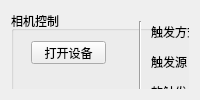
      <widget class="QWidget" name="tab_operate">
       <attribute name="icon">
        <iconset>
         <normaloff>../source/icon/设备组合.png</normaloff>../source/icon/设备组合.png</iconset>
       </attribute>
       <attribute name="title">
        <string>设备控制</string>
       </attribute>
       <layout class="QVBoxLayout" name="verticalLayout_4">
        <item>
         <widget class="QWidget" name="widget" native="true">
          <widget class="QGroupBox" name="groupBox_2">
           <property name="geometry">
            <rect>
             <x>0</x>
             <y>0</y>
             <width>981</width>
             <height>291</height>
            </rect>
           </property>
           <property name="title">
            <string>相机控制</string>
           </property>
           <widget class="QLabel" name="Image_display">
            <property name="geometry">
             <rect>
              <x>490</x>
              <y>10</y>
              <width>491</width>
              <height>271</height>
             </rect>
            </property>
            <property name="styleSheet">
             <string notr="true">QLabel
{
	border:2px solid gray;
}</string>
            </property>
            <property name="text">
             <string>这是图像显示区域</string>
            </property>
           </widget>
           <widget class="QPushButton" name="btn_OpenDevice">
            <property name="geometry">
             <rect>
              <x>20</x>
              <y>30</y>
              <width>75</width>
              <height>23</height>
             </rect>
            </property>
            <property name="text">
             <string>打开设备</string>
            </property>
           </widget>
           <widget class="QPushButton" name="btn_CloseDevice">
            <property name="geometry">
             <rect>
              <x>20</x>
              <y>90</y>
              <width>75</width>
              <height>23</height>
             </rect>
            </property>
            <property name="text">
             <string>关闭设备</string>
            </property>
           </widget>
           <widget class="QPushButton" name="btn_StartDevice">
            <property name="geometry">
             <rect>
              <x>20</x>
              <y>150</y>
              <width>75</width>
              <height>23</height>
             </rect>
            </property>
            <property name="text">
             <string>开始采集</string>
            </property>
           </widget>
           <widget class="QPushButton" name="btn_StopDevice">
            <property name="geometry">
             <rect>
              <x>20</x>
              <y>210</y>
              <width>75</width>
              <height>23</height>
             </rect>
            </property>
            <property name="text">
             <string>关闭采集</string>
            </property>
           </widget>
           <widget class="Line" name="line">
            <property name="geometry">
             <rect>
              <x>120</x>
              <y>10</y>
              <width>18</width>
              <height>280</height>
             </rect>
            </property>
            <property name="orientation">
             <enum>Qt::Vertical</enum>
            </property>
           </widget>
           <widget class="QLabel" name="label">
            <property name="geometry">
             <rect>
              <x>140</x>
              <y>10</y>
              <width>61</width>
              <height>21</height>
             </rect>
            </property>
            <property name="text">
             <string>触发方式：</string>
            </property>
           </widget>
           <widget class="QLabel" name="label_2">
            <property name="geometry">
             <rect>
              <x>140</x>
              <y>40</y>
              <width>61</width>
              <height>21</height>
             </rect>
            </property>
            <property name="text">
             <string>触发源：</string>
            </property>
           </widget>
           <widget class="QLabel" name="label_4">
            <property name="geometry">
             <rect>
              <x>140</x>
              <y>130</y>
              <width>61</width>
              <height>21</height>
             </rect>
            </property>
            <property name="text">
             <string>曝光时间：</string>
            </property>
           </widget>
           <widget class="QComboBox" name="cb_TriggerMode">
            <property name="geometry">
             <rect>
              <x>200</x>
              <y>10</y>
              <width>151</width>
              <height>22</height>
             </rect>
            </property>
            <item>
             <property name="text">
              <string>OFF</string>
             </property>
            </item>
            <item>
             <property name="text">
              <string>ON</string>
             </property>
            </item>
           </widget>
           <widget class="QComboBox" name="cb_TriggerSource">
            <property name="geometry">
             <rect>
              <x>200</x>
              <y>40</y>
              <width>151</width>
              <height>22</height>
             </rect>
            </property>
            <item>
             <property name="text">
              <string>Software</string>
             </property>
            </item>
            <item>
             <property name="text">
              <string>Line0</string>
             </property>
            </item>
            <item>
             <property name="text">
              <string>Line2</string>
             </property>
            </item>
            <item>
             <property name="text">
              <string>Line3</string>
             </property>
            </item>
           </widget>
           <widget class="QLineEdit" name="txt_Shutter">
            <property name="geometry">
             <rect>
              <x>200</x>
              <y>130</y>
              <width>151</width>
              <height>22</height>
             </rect>
            </property>
            <property name="text">
             <string>80000</string>
            </property>
           </widget>
           <widget class="Line" name="line_2">
            <property name="geometry">
             <rect>
              <x>460</x>
              <y>10</y>
              <width>18</width>
              <height>280</height>
             </rect>
            </property>
            <property name="orientation">
             <enum>Qt::Vertical</enum>
            </property>
           </widget>
           <widget class="QLabel" name="label_13">
            <property name="geometry">
             <rect>
              <x>140</x>
              <y>160</y>
              <width>61</width>
              <height>21</height>
             </rect>
            </property>
            <property name="text">
             <string>增益：</string>
            </property>
           </widget>
           <widget class="QLineEdit" name="txt_Gain">
            <property name="geometry">
             <rect>
              <x>200</x>
              <y>160</y>
              <width>151</width>
              <height>22</height>
             </rect>
            </property>
            <property name="text">
             <string>2.0</string>
            </property>
           </widget>
           <widget class="QLabel" name="label_14">
            <property name="geometry">
             <rect>
              <x>140</x>
              <y>70</y>
              <width>61</width>
              <height>21</height>
             </rect>
            </property>
            <property name="text">
             <string>软触发：</string>
            </property>
           </widget>
           <widget class="QPushButton" name="btn_SoftTriggerCommand">
            <property name="geometry">
             <rect>
              <x>200</x>
              <y>70</y>
              <width>151</width>
              <height>23</height>
             </rect>
            </property>
            <property name="text">
             <string>发送软触发命令</string>
            </property>
           </widget>
           <widget class="QLabel" name="label_16">
            <property name="geometry">
             <rect>
              <x>140</x>
              <y>100</y>
              <width>61</width>
              <height>21</height>
             </rect>
            </property>
            <property name="text">
             <string>触发极性：</string>
            </property>
           </widget>
           <widget class="QComboBox" name="cb_TriggerActivation">
            <property name="geometry">
             <rect>
              <x>200</x>
              <y>100</y>
              <width>151</width>
              <height>22</height>
             </rect>
            </property>
            <item>
             <property name="text">
              <string>FALL</string>
             </property>
            </item>
            <item>
             <property name="text">
              <string>RISE</string>
             </property>
            </item>
           </widget>
           <widget class="QLabel" name="label_17">
            <property name="geometry">
             <rect>
              <x>130</x>
              <y>190</y>
              <width>71</width>
              <height>21</height>
             </rect>
            </property>
            <property name="text">
             <string>自动白平衡：</string>
            </property>
           </widget>
           <widget class="QComboBox" name="cb_AutoWhite">
            <property name="geometry">
             <rect>
              <x>200</x>
              <y>190</y>
              <width>151</width>
              <height>22</height>
             </rect>
            </property>
            <item>
             <property name="text">
              <string>OFF</string>
             </property>
            </item>
            <item>
             <property name="text">
              <string>Once</string>
             </property>
            </item>
            <item>
             <property name="text">
              <string>Continuous</string>
             </property>
            </item>
           </widget>
           <widget class="QLabel" name="label_18">
            <property name="geometry">
             <rect>
              <x>140</x>
              <y>220</y>
              <width>61</width>
              <height>21</height>
             </rect>
            </property>
            <property name="text">
             <string>通道选择：</string>
            </property>
           </widget>
           <widget class="QComboBox" name="cb_RatioSelector">
            <property name="geometry">
             <rect>
              <x>200</x>
              <y>220</y>
              <width>151</width>
              <height>22</height>
             </rect>
            </property>
            <item>
             <property name="text">
              <string>RED</string>
             </property>
            </item>
            <item>
             <property name="text">
              <string>GREEN</string>
             </property>
            </item>
            <item>
             <property name="text">
              <string>BLUE</string>
             </property>
            </item>
           </widget>
           <widget class="QLineEdit" name="txt_BalanceRatio">
            <property name="geometry">
             <rect>
              <x>200</x>
              <y>250</y>
              <width>151</width>
              <height>22</height>
             </rect>
            </property>
            <property name="text">
             <string>2.0</string>
            </property>
           </widget>
           <widget class="QLabel" name="label_19">
            <property name="geometry">
             <rect>
              <x>130</x>
              <y>250</y>
              <width>71</width>
              <height>21</height>
             </rect>
            </property>
            <property name="text">
             <string>白平衡系数：</string>
            </property>
           </widget>
          </widget>
          <widget class="QGroupBox" name="groupBox_3">
           <property name="geometry">
            <rect>
             <x>0</x>
             <y>300</y>
             <width>981</width>
             <height>321</height>
            </rect>
           </property>
           <property name="title">
            <string>工作台及光谱仪控制</string>
           </property>
           <widget class="QLabel" name="lab_SpectrunCaption">
            <property name="geometry">
             <rect>
              <x>490</x>
              <y>10</y>
              <width>491</width>
              <height>301</height>
             </rect>
            </property>
            <property name="styleSheet">
             <string notr="true">QLabel
{
	border:2px solid gray;
}</string>
            </property>
            <property name="text">
             <string>这是光谱显示区域</string>
            </property>
           </widget>
           <widget class="Line" name="line_3">
            <property name="geometry">
             <rect>
              <x>460</x>
              <y>10</y>
              <width>18</width>
              <height>310</height>
             </rect>
            </property>
            <property name="orientation">
             <enum>Qt::Vertical</enum>
            </property>
           </widget>
           <widget class="QGroupBox" name="groupBox_17">
            <property name="geometry">
             <rect>
              <x>10</x>
              <y>30</y>
              <width>451</width>
              <height>161</height>
             </rect>
            </property>
            <property name="title">
             <string>PLC</string>
            </property>
            <widget class="QPushButton" name="btn_ConnectPLC">
             <property name="geometry">
              <rect>
               <x>240</x>
               <y>10</y>
               <width>75</width>
               <height>23</height>
              </rect>
             </property>
             <property name="text">
              <string>连接</string>
             </property>
            </widget>
            <widget class="QPushButton" name="btn_DisconnectPLC">
             <property name="geometry">
              <rect>
               <x>350</x>
               <y>10</y>
               <width>75</width>
               <height>23</height>
              </rect>
             </property>
             <property name="text">
              <string>断开</string>
             </property>
            </widget>
            <widget class="QTabWidget" name="tabWidget">
             <property name="geometry">
              <rect>
               <x>0</x>
               <y>30</y>
               <width>441</width>
               <height>131</height>
              </rect>
             </property>
             <property name="currentIndex">
              <number>1</number>
             </property>
             <widget class="QWidget" name="tab_4">
              <attribute name="title">
               <string>自动</string>
              </attribute>
              <widget class="QPushButton" name="btn_Auto_StartPLC">
               <property name="geometry">
                <rect>
                 <x>30</x>
                 <y>40</y>
                 <width>71</width>
                 <height>51</height>
                </rect>
               </property>
               <property name="text">
                <string>开始</string>
               </property>
              </widget>
              <widget class="QPushButton" name="btn_Auto_StopPLC">
               <property name="geometry">
                <rect>
                 <x>130</x>
                 <y>40</y>
                 <width>71</width>
                 <height>51</height>
                </rect>
               </property>
               <property name="text">
                <string>停止</string>
               </property>
              </widget>
              <widget class="QPushButton" name="btn_Auto_ResetPLC">
               <property name="geometry">
                <rect>
                 <x>240</x>
                 <y>40</y>
                 <width>71</width>
                 <height>51</height>
                </rect>
               </property>
               <property name="text">
                <string>复位</string>
               </property>
              </widget>
             </widget>
             <widget class="QWidget" name="tab_5">
              <attribute name="title">
               <string>手动</string>
              </attribute>
              <widget class="QPushButton" name="btn_Manu_ResetPLC">
               <property name="geometry">
                <rect>
                 <x>220</x>
                 <y>10</y>
                 <width>75</width>
                 <height>23</height>
                </rect>
               </property>
               <property name="text">
                <string>reset</string>
               </property>
              </widget>
              <widget class="QPushButton" name="btn_Manu_Left1">
               <property name="geometry">
                <rect>
                 <x>120</x>
                 <y>40</y>
                 <width>75</width>
                 <height>23</height>
                </rect>
               </property>
               <property name="text">
                <string>&lt;&lt;</string>
               </property>
              </widget>
              <widget class="QPushButton" name="btn_Manu_Right1">
               <property name="geometry">
                <rect>
                 <x>320</x>
                 <y>40</y>
                 <width>75</width>
                 <height>23</height>
                </rect>
               </property>
               <property name="text">
                <string>&gt;&gt;</string>
               </property>
              </widget>
              <widget class="QPushButton" name="btn_Manu_Left2">
               <property name="geometry">
                <rect>
                 <x>120</x>
                 <y>80</y>
                 <width>75</width>
                 <height>23</height>
                </rect>
               </property>
               <property name="text">
                <string>&lt;&lt;</string>
               </property>
              </widget>
              <widget class="QPushButton" name="btn_Manu_Right2">
               <property name="geometry">
                <rect>
                 <x>320</x>
                 <y>80</y>
                 <width>75</width>
                 <height>23</height>
                </rect>
               </property>
               <property name="text">
                <string>&gt;&gt;</string>
               </property>
              </widget>
              <widget class="QLabel" name="label_3">
               <property name="geometry">
                <rect>
                 <x>40</x>
                 <y>40</y>
                 <width>54</width>
                 <height>12</height>
                </rect>
               </property>
               <property name="text">
                <string>1轴</string>
               </property>
              </widget>
              <widget class="QLabel" name="label_20">
               <property name="geometry">
                <rect>
                 <x>40</x>
                 <y>90</y>
                 <width>54</width>
                 <height>12</height>
                </rect>
               </property>
               <property name="text">
                <string>2轴</string>
               </property>
              </widget>
              <widget class="QPushButton" name="btn_Manu_StopPLC">
               <property name="geometry">
                <rect>
                 <x>220</x>
                 <y>60</y>
                 <width>75</width>
                 <height>23</height>
                </rect>
               </property>
               <property name="text">
                <string>stop</string>
               </property>
              </widget>
             </widget>
            </widget>
           </widget>
          </widget>
         </widget>
        </item>
       </layout>
      </widget>
